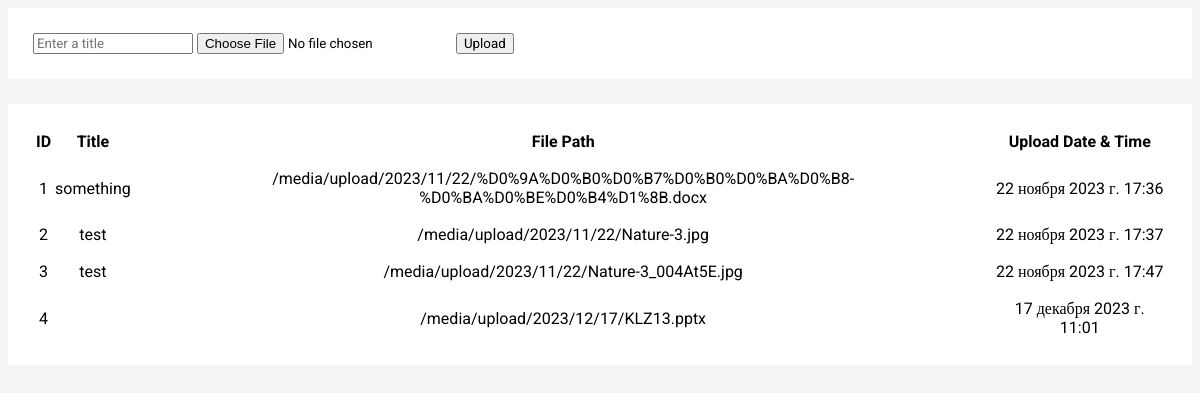
Page /upload/ on the committed database.
### app_load/models.py (models this page shows, shortened)
class Document(models.Model):
    title = models.CharField(max_length=200, verbose_name='Заголовок')
    uploadedFile = models.FileField(
        upload_to="upload/%Y/%m/%d/", verbose_name='Файл')
    dateTimeOfUpload = models.DateTimeField(
        auto_now=True, verbose_name='Время создания')
    class Meta:
        verbose_name = 'Загруженный файл'
        verbose_name_plural = 'Загруженные файлы'

### app_load/views.py (the view)
# urls.py: path('', uploadFile, name='upload'),
def uploadFile(request):
    if request.method == "POST":
        fileTitle = request.POST["fileTitle"]
        uploadedFile = request.FILES["uploadedFile"]
        document = models.Document(title=fileTitle, uploadedFile=uploadedFile)
        document.save()
    documents = models.Document.objects.all()
    return render(request, "app_load/upload-file.html", context={"files": documents})

### app_load/templates/app_load/upload-file.html (shortened to what this page needs)
<!DOCTYPE html>
<html lang="en">
  <head>
    {% load static %}
  </head>
  <body>
    <form
      action="{% url 'upload' %}"
      method="POST"
      enctype="multipart/form-data"
    >
      <input type="text" name="fileTitle" placeholder="Enter a title" />
      <input type="file" name="uploadedFile" />
      <input type="submit" value="Upload" />
    </form>
    <table>
      <tr>
        <th>ID</th>
        <th>Title</th>
        <th>File Path</th>
        <th>Upload Date & Time</th>
      </tr>
      {% for file in files %}
      <tr>
        <td>{{ file.id }}</td>
        <td>{{ file.title }}</td>
        <td>{{ file.uploadedFile.url }}</td>
        <td>{{ file.dateTimeOfUpload }}</td>
      </tr>
      {% endfor %}
    </table>
  </body>
</html>

### app_load/templates/app_load/upload-file.html (style rules this page uses)
* { font-family: "Roboto"; }
body { background-color: #f5f5f5; }
form { background-color: #ffffff; padding: 25px; }
table { width: 100%; text-align: center; margin-top: 25px; padding: 25px; background-color: #ffffff; }
table tr td { padding-top: 15px; }

### rows in the picture
Document: id "1", title "something", uploadedFile "/media/upload/2023/11/22/%D0%9A%D0%B0%D0%B7%D0%B0%D0%BA%D0%B8-%D0%BA%D0%BE%D0%B4%D1%8B.docx", dateTimeOfUpload "22 ноября 2023 г. 17:36"
Document: id "2", title "test", uploadedFile "/media/upload/2023/11/22/Nature-3.jpg", dateTimeOfUpload "22 ноября 2023 г. 17:37"
Document: id "3", title "test", uploadedFile "/media/upload/2023/11/22/Nature-3_004At5E.jpg", dateTimeOfUpload "22 ноября 2023 г. 17:47"
Document: id "4", uploadedFile "/media/upload/2023/12/17/KLZ13.pptx", dateTimeOfUpload "17 декабря 2023 г. 11:01"
